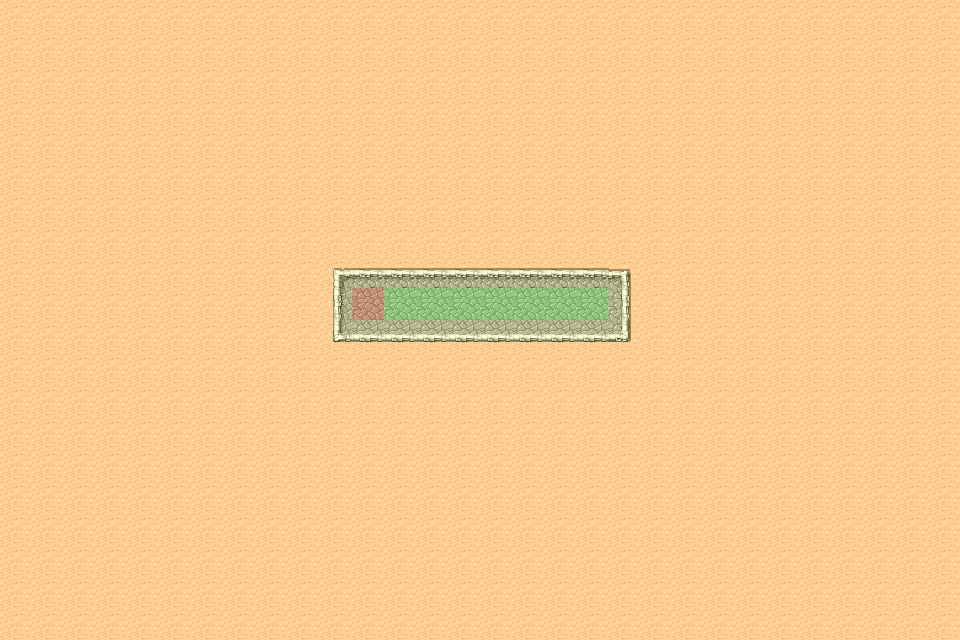

A 2D game scene composited from a Tiled map and its tileset images. What follows is a short description and the map's XML, with each tile layer's data collapsed to a summary:
An orthogonal 30x20 tile map with 32x32 px tiles, 2 tile layers (background, meta), 3 tilesets and 1 object (Enemy).

<map version="1.0" orientation="orthogonal" width="30" height="20" tilewidth="32" tileheight="32">
 <tileset firstgid="1" name="tmw_desert_spacing" tilewidth="32" tileheight="32" spacing="1" margin="1">
  <image source="tmw_desert_spacing.png" width="265" height="199" />
 </tileset>
 <tileset firstgid="49" name="meta_tiles" tilewidth="32" tileheight="32" spacing="1" margin="1">
  <image source="meta_tiles.png" width="67" height="34" />
  <tile id="0">
   <properties>
    <property name="move" value="true" />
    <property name="put" value="true" />
   </properties>
  </tile>
  <tile id="1">
   <properties>
    <property name="move" value="true" />
   </properties>
  </tile>
 </tileset>
 <tileset firstgid="51" name="dg_classm32" tilewidth="32" tileheight="32">
  <image source="dg_classm32.png" width="256" height="352" />
 </tileset>
 <layer name="background" width="30" height="20">
  <data>[600 cells, 600 non-empty, 10 distinct tile ids]</data>
 </layer>
 <layer name="meta" width="30" height="20">
  <data>[600 cells, 8 non-empty, 2 distinct tile ids]</data>
 </layer>
 <objectgroup name="object" width="30" height="20">
  <object name="SpawnPoint" type="Enemy" x="592" y="302">
   <properties>
    <property name="role" value="0" />
   </properties>
  </object>
 </objectgroup>
</map>
